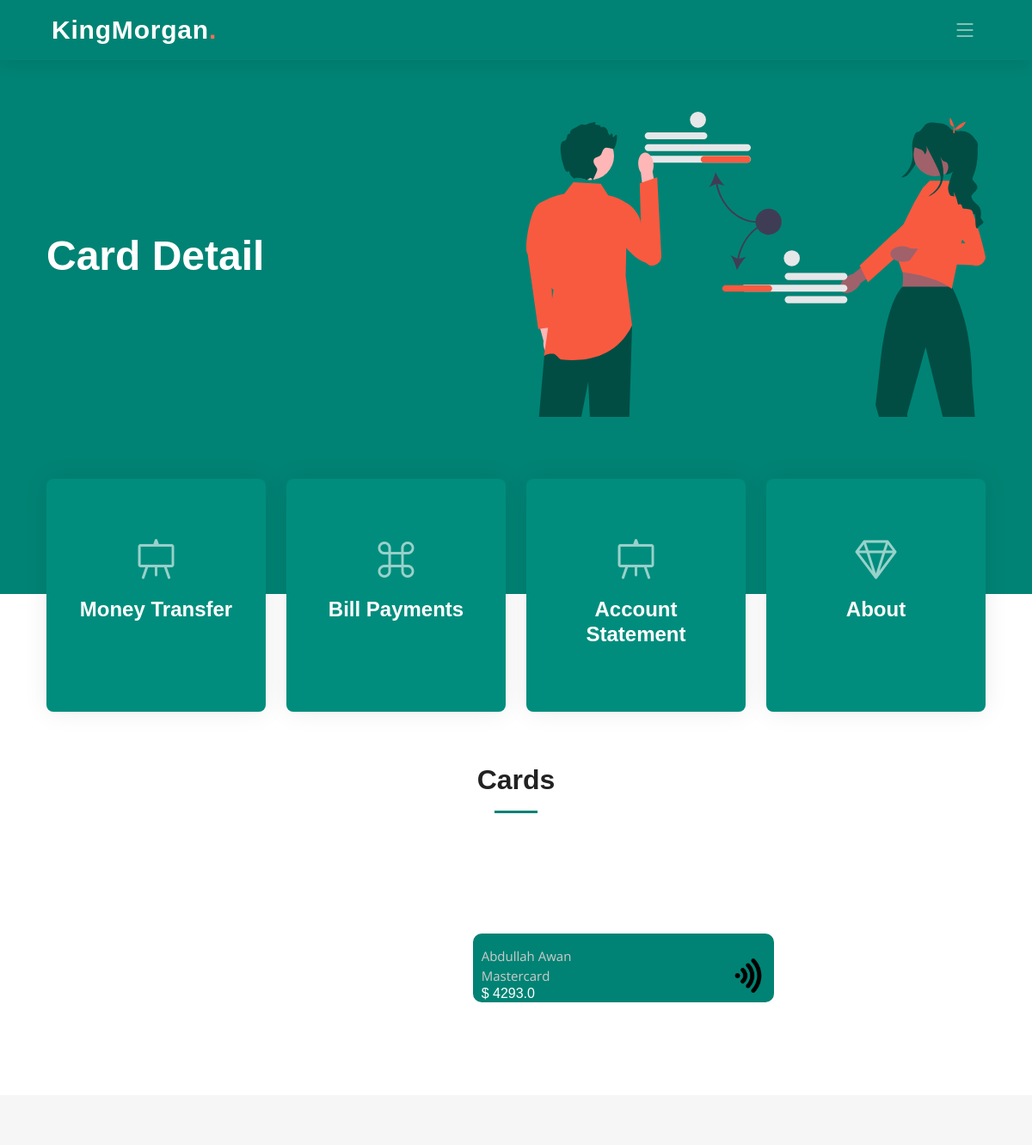
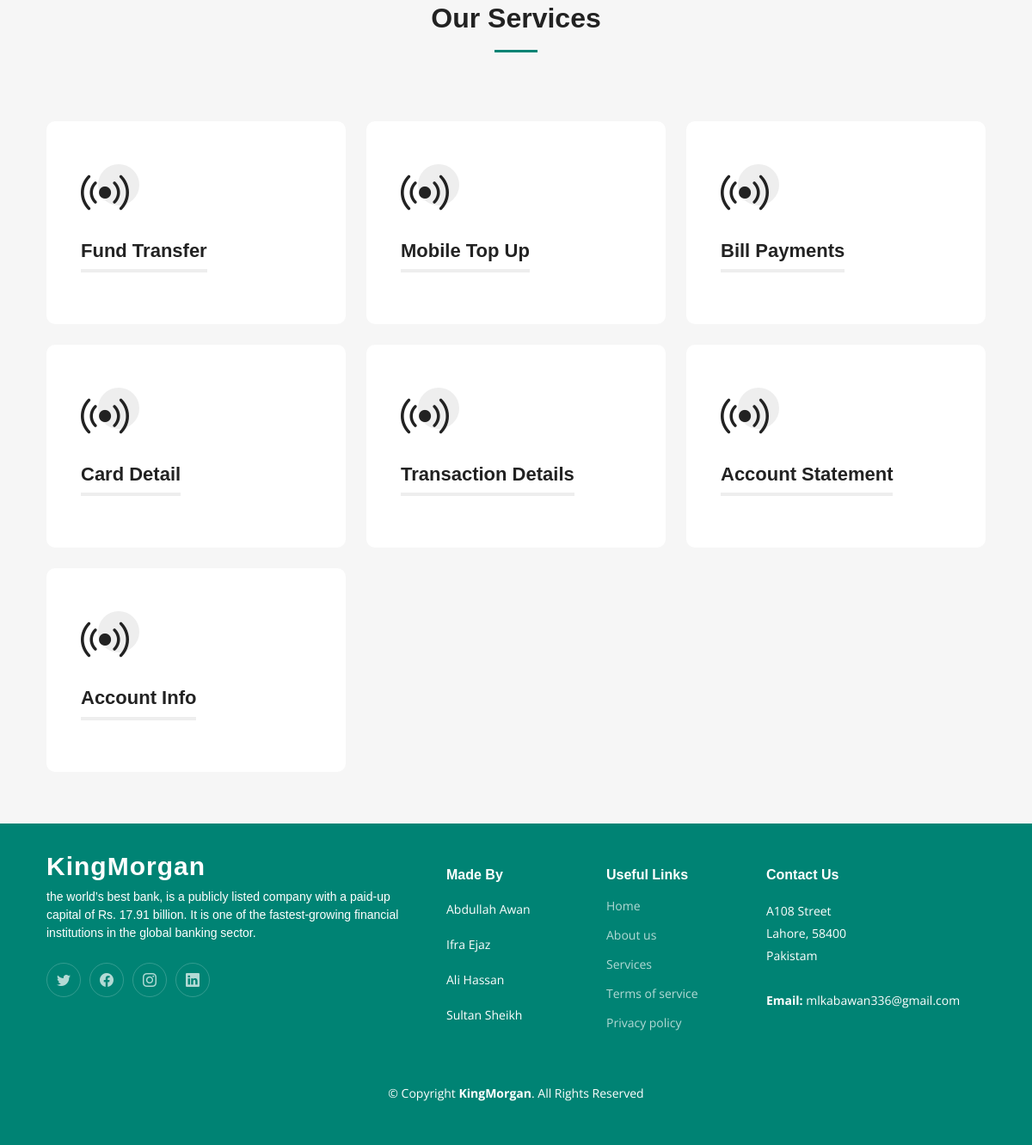
/card/ (signed in), run on the app's committed database (2 pictures, top to bottom).
### app/models.py (models this page shows)
class User(models.Model):
    name = models.CharField(max_length=100)
    email = models.EmailField()
    password = models.CharField(max_length=100)
    phone = models.CharField(max_length=100)
    address = models.CharField(max_length=100)
    CNIC = models.CharField(max_length=14, unique=True)
    phone = models.CharField(max_length=13, unique=True)
    username = models.CharField(max_length=150,unique=True, null=False,default="")  # Added username field

class ATMcards(models.Model):
    VISA = 'Visa'
    MASTERCARD = 'Mastercard'
    AMERICAN_EXPRESS = 'American Express'
    CARD_TYPE_CHOICES = [
        (VISA, 'Visa'),
        (MASTERCARD, 'Mastercard'),
        (AMERICAN_EXPRESS, 'American Express'),
    ]
    accounts = models.ForeignKey(Accounts, on_delete=models.CASCADE)
    card_number = models.CharField(max_length=16, unique=True)
    pin = models.CharField(max_length=4)
    expiry_date = models.DateField()
    card_type = models.CharField(max_length=20, choices=CARD_TYPE_CHOICES)
    is_active = models.BooleanField(default=False)

class Accounts(models.Model):
    SAVING = 'Saving'
    CURRENT = 'Current'
    FIXED_DEPOSIT = 'Fixed Deposit'
    ACCOUNT_TYPE_CHOICES = [
        (SAVING, 'Saving'),
        (CURRENT, 'Current'),
        (FIXED_DEPOSIT, 'Fixed Deposit'),
    ]
    ACTIVE = 'Active'
    INACTIVE = 'Inactive'
    STATUS_CHOICES = [
        (ACTIVE, 'Active'),
        (INACTIVE, 'Inactive'),
    ]
    user = models.ForeignKey(User, on_delete=models.CASCADE)
    account_number = models.CharField(max_length=100, unique=True)
    balance = models.FloatField()
    account_type = models.CharField(max_length=20, choices=ACCOUNT_TYPE_CHOICES, default=CURRENT)
    status = models.CharField(max_length=20, choices=STATUS_CHOICES, default=ACTIVE)
    bank_id = models.ForeignKey('Banks', on_delete=models.CASCADE, default=11)

### app/views.py (the view)
# urls.py: path('card/', views.card, name='carddetail'),
def card(request):
    user_id = request.session.get('user')  # Make sure this session key is correct
    user = get_object_or_404(User, pk=user_id)
    account = get_object_or_404(Accounts, user_id=user)  # Use user instance here
    card = get_object_or_404(ATMcards, accounts_id=account)  # Use account instance here
    return render(request, 'dashboard/carddetail.html',{'card': card, 'account': account,'services': services,'user': user})

### app/templates/Dashboard/carddetail.html (shortened to what this page needs)
{% extends 'dashboard/index.html' %}
{% load static %}
{% block extra_head %}
  <link href="{% static 'css/card.css' %}" rel="stylesheet">
{% endblock extra_head %}
{% block hero %}<h2><span>Card Detail</span></h2>{% endblock hero %}
{% block content %}
<div class="section-header">
    <h2>Cards</h2>
  </div>
  <div class="card-container d-flex justify-content-center align-items-center" data-aos="fade-up" data-aos-delay="100">
    <div class="row gy-4 justify-content-center align-items-center" data-aos="fade-up" data-aos-delay="100">
      <div class="col-lg-4 col-md-6">
        <div class="upper">
          <div class="card" style="background-color: #008374;">
            <div class="details">
              <div class="d-flex justify-content-between align-items-center">
                <div class="d-flex flex-column card-details">
                  <span class="plus">{{ user.name }}</span>
                  <span class="plus">{{ card.card_type }}</span>
                  <h6 class="amount">$ {{ account.balance }}</h6>
                </div>
              </div>
              <img src="{% static 'img/wifisig.png' %}" width="40" class="coral">
            </div>
          </div>
        </div>
      </div>
    </div>
  </div>
  <section id="services" class="services sections-bg">
    <div class="container" data-aos="fade-up">
        <div class="section-header">
            <h2>Our Services</h2>
        </div>
        <div class="row gy-4" data-aos="fade-up" data-aos-delay="100">
            {% for service in services %}
                <div class="col-lg-4 col-md-6">
                    {% if service.url %}
                        <a href="{% url service.url %}">
                    {% endif %}
                        <div class="service-item position-relative">
                            <div class="icon">
                                <i class="bi {{ service.icon }}"></i>
                            </div>
                            <h3>{{ service.name }}</h3>
                        </div>
                    {% if service.url %}
                        </a>
                    {% endif %}
                </div>
            {% endfor %}
        </div>
    </div>
</section>
{% endblock content %}

### app/static/css/main.css (style rules this page uses)
:root { --font-default: "Open Sans", system-ui, -apple-system, "Segoe UI", Roboto, "Helvetica Neue", Arial, "Noto Sans", "Liberation Sans", sans-serif, "Apple Color Emoji", "Segoe UI Emoji", "Segoe UI Symbol", "Noto Color Emoji"; --font-primary: "Montserrat", sans-serif; --font-secondary: "Poppins", sans-serif; }
:root { --color-default: #222222; --color-primary: #008374; --color-secondary: #f85a40; }
:root { scroll-behavior: smooth; }
body { font-family: var(--font-default); color: var(--color-default); }
a { color: var(--color-primary); text-decoration: none; }
h1, h2, h3, h4, h5, h6 { font-family: var(--font-primary); }
section { padding: 60px 0; overflow: hidden; scroll-margin-top: 70px; overflow: clip; }
.sections-bg { background-color: #f6f6f6; }
.section-header { text-align: center; padding-bottom: 60px; }
.section-header h2 { font-size: 32px; font-weight: 600; margin-bottom: 20px; padding-bottom: 20px; position: relative; }
.section-header h2:after { content: ""; position: absolute; display: block; width: 50px; height: 3px; background: var(--color-primary); left: 0; right: 0; bottom: 0; margin: auto; }
.services { padding: 60px 0; }
.services .service-item { padding: 40px; background: #fff; height: 100%; border-radius: 10px; }
.services .service-item .icon { width: 48px; height: 48px; position: relative; margin-bottom: 50px; }
.services .service-item .icon i { color: var(--color-default); font-size: 56px; transition: ease-in-out 0.3s; z-index: 2; position: relative; }
.services .service-item .icon:before { position: absolute; content: ""; height: 100%; width: 100%; background: #eeeeee; border-radius: 50px; z-index: 1; top: 10px; right: -20px; transition: 0.3s; }
.services .service-item h3 { color: var(--color-default); font-weight: 700; margin: 0 0 20px 0; padding-bottom: 8px; font-size: 22px; position: relative; display: inline-block; border-bottom: 4px solid #eeeeee; transition: 0.3s; }
.hero h2 { font-size: 48px; font-weight: 700; margin-bottom: 20px; color: #fff; }

### app/static/css/card.css (style rules this page uses)
.card { padding: 10px; width: 350px; height: 80px; overflow: hidden; border-radius: 10px; cursor: pointer; border: none; position: relative }
.coral { transform: rotate(90deg) }
.card-details { margin-top: 5px }
.details { display: flex; justify-content: space-between; align-items: center }
.plus { color: #ccc; font-size: 15px }
.amount { color: #fff }
.card-container { display: flex; justify-content: center; align-items: center; height: 200px; width: 100%; }
.card { margin: auto; }

### data on the page
User: name "Abdullah Awan"
ATMcards: card_type "Mastercard"
Accounts: balance "4293.0"

### other printed values
{{ service.name }} "Fund Transfer" "Mobile Top Up" "Bill Payments" "Card Detail" "Transaction Details" "Account Statement" "Account Info"
